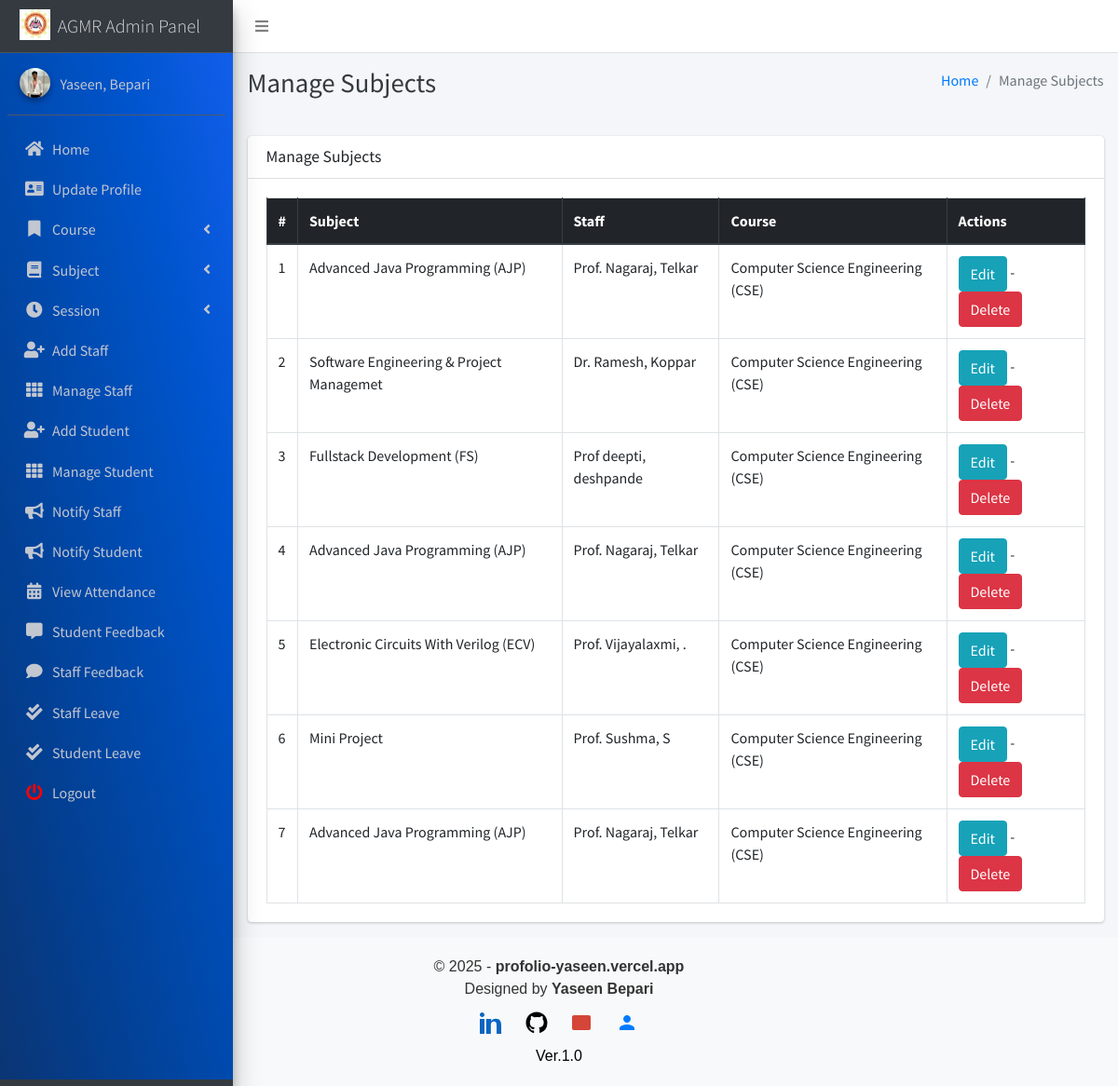
The app's page /subject/manage/ (signed in) with its own data.
### main_app/models.py (models this page shows, shortened)
class CustomUser(AbstractUser):
    USER_TYPE = ((1, "HOD"), (2, "Staff"), (3, "Student"))
    GENDER = [("M", "Male"), ("F", "Female")]
    username = None  # Removed username, using email instead
    email = models.EmailField(unique=True)
    user_type = models.CharField(default=1, choices=USER_TYPE, max_length=1)
    gender = models.CharField(max_length=1, choices=GENDER)
    profile_pic = models.ImageField()
    address = models.TextField()
    fcm_token = models.TextField(default="")  # For firebase notifications
    created_at = models.DateTimeField(auto_now_add=True)
    updated_at = models.DateTimeField(auto_now=True)
    USERNAME_FIELD = "email"
    REQUIRED_FIELDS = []
    objects = CustomUserManager()
    def __str__(self):
        return self.last_name + ", " + self.first_name

class Subject(models.Model):
    name = models.CharField(max_length=120)
    staff = models.ForeignKey(Staff,on_delete=models.CASCADE,)
    course = models.ForeignKey(Course, on_delete=models.CASCADE)
    updated_at = models.DateTimeField(auto_now=True)
    created_at = models.DateTimeField(auto_now_add=True)

class Staff(models.Model):
    course = models.ForeignKey(Course, on_delete=models.DO_NOTHING, null=True, blank=False)
    admin = models.OneToOneField(CustomUser, on_delete=models.CASCADE)

class Course(models.Model):
    name = models.CharField(max_length=120)
    created_at = models.DateTimeField(auto_now_add=True)
    updated_at = models.DateTimeField(auto_now=True)

### main_app/hod_views.py (the view)
# urls.py: path("subject/manage/", hod_views.manage_subject, name='manage_subject'),
def manage_subject(request):
    subjects = Subject.objects.all()
    context = {
        'subjects': subjects,
        'page_title': 'Manage Subjects'
    }
    return render(request, "hod_template/manage_subject.html", context)

### main_app/templates/hod_template/manage_subject.html
{% extends 'main_app/base.html' %}
{% load static %}
{% block page_title %}{{page_title}}{% endblock page_title %}
{% block content %}
<section class="content">
    <div class="container-fluid">
        <div class="row">
            <div class="col-md-12">
                <div class="card">
                    <div class="card-header">
                        <h3 class="card-title">{{page_title}}</h3>
                    </div>
                    <div class="card-body">
                        <table id="example2" class="table table-bordered table-hover">
                            <thead class="thead-dark">
                                <tr>
                                    <th>#</th>
                                    <th>Subject</th>
                                    <th>Staff</th>
                                    <th>Course</th>
                                    <th>Actions</th>
                                </tr>
                            </thead>
                            <tbody>
                                {% for subject in subjects %}
                                <tr>
                                    <td>{{ forloop.counter }}</td>
                                    <td>{{subject.name}}</td>
                                    <td>{{subject.staff.admin}}</td>
                                    <td>{{subject.course.name}}</td>
                                    <td>
                                        <a href="{% url 'edit_subject' subject.id %}" class="btn btn-info">Edit</a> -
                                        <a href="{% url 'delete_subject' subject.id %}" onclick="return confirm('Are you sure you want to delete this ?')" class="btn btn-danger">Delete</a>
                                    </td>
                                </tr>
                                {% endfor %}
                            </tbody>
                        </table>
                    </div>
                </div>
            </div>
        </div>
    </div>
</section>
{% endblock content %}

### main_app/templates/main_app/sidebar_template.html (shortened to what this page needs)
{% load static %}
<aside class="main-sidebar sidebar-dark-info elevation-4">
    {% if request.user.user_type == '1' %}
    <a href="{% url 'admin_home' %}" class="brand-link">
        <img src="{% static 'dist/img/agm logo.jpg' %} " alt="AGMR LOGO"
            class="brand-image " >
        <span class="brand-text font-weight-light" >AGMR Admin Panel</span>
    </a>
    <div class="sidebar" style="background-image: linear-gradient(to right top, #0b3574, #033f91, #004aae, #0054cc, #125eeb);">
        <div class="user-panel mt-3 pb-3 mb-3 d-flex">
            <div class="image">
                <img src="{{ request.user.profile_pic}}" class="img-circle elevation-2" alt="User Image">
            </div>
            <div class="info">
                <a href="#" class="d-block">{{user}}</a>
            </div>
        </div>
        <nav class="mt-2">
            <ul class="nav nav-pills nav-sidebar flex-column" data-widget="treeview" role="menu" data-accordion="false">
                <li class="nav-item">
                    {% url 'admin_home' as admin_home %}
                    <a href="{{admin_home}}" class="nav-link {% if admin_home == request.path %} active {% endif %}">
                        <i class="nav-icon fas fa-home"></i>
                        <p>
                            Home
                        </p>
                    </a>
                </li>
                <li class="nav-item">
                    {% url 'admin_view_profile' as admin_view_profile %}
                    <a href="{{admin_view_profile}}"
                        class="nav-link {% if admin_view_profile == request.path %} active {% endif %}">
                        <i class="nav-icon fas fa-address-card"></i>
                        <p>
                            Update Profile
                        </p>
                    </a>
                </li>
                <li class="nav-item has-treeview">
                    <a href="#" class="nav-link" >
                        <i class="nav-icon fas fa-bookmark"></i>
                        <p>
                            Course
                            <i class="fas fa-angle-left right"></i>
                        </p>
                    </a>
                </li>
                <li class="nav-item has-treeview">
                    <a href="#" class="nav-link">
                        <i class="nav-icon fas fa-book"></i>
                        <p>
                            Subject
                            <i class="fas fa-angle-left right"></i>
                        </p>
                    </a>
                </li>
                <li class="nav-item has-treeview">
                    <a href="#" class="nav-link">
                        <i  class="nav-icon fas fa-clock"></i>
                        <p>
                            Session
                            <i class="fas fa-angle-left right"></i>
                        </p>
                    </a>
                </li>
                <li class="nav-item">
                    {% url 'add_staff' as add_staff %}
                    <a href="{{add_staff}}" class="nav-link {% if add_staff == request.path %} active {% endif %}">
                        <i class="nav-icon fas fa-user-plus"></i>
                        <p>
                            Add Staff
                        </p>
                    </a>
                </li>
                <li class="nav-item">
                    {% url 'manage_staff' as manage_staff %}
                    {% url 'edit_staff' staff_id as edit_staff %}
                    <a href="{{manage_staff}}"
                        class="nav-link {% if manage_staff == request.path or request.path == edit_staff %} active {% endif %}">
                        <i class="nav-icon fas fa-th"></i>
                        <p>
                            Manage Staff
                        </p>
                    </a>
                </li>
                <li class="nav-item">
                    {% url 'add_student' as add_student%}
                    <a href="{{add_student}}" class="nav-link  {% if add_student == request.path %} active {% endif %}">
                        <i class="nav-icon fas fa-user-plus"></i>
                        <p>
                            Add Student
                        </p>
                    </a>
                </li>
                <li class="nav-item">
                    {% url 'manage_student' as manage_student %}
                    {% url 'edit_student' student_id as edit_student %}
                    <a href="{{manage_student}}"
                        class="nav-link  {% if edit_student == request.path or manage_student == request.path %} active {% endif %}">
                        <i class="nav-icon fas fa-th"></i>
                        <p>
                            Manage Student
                        </p>
                    </a>
                </li>
                <li class="nav-item">
                    {% url 'admin_notify_staff' as admin_notify_staff %}
                    <a href="{{admin_notify_staff}}"
                        class="nav-link {% if admin_notify_staff == request.path %} active {% endif %}">
                        <i class="nav-icon fas fa-bullhorn"></i>
                        <p>
                            Notify Staff
                        </p>
                    </a>
                </li>
                <li class="nav-item">
                    {% url 'admin_notify_student' as admin_notify_student %}
                    <a href="{{admin_notify_student}}"
                        class="nav-link {% if admin_notify_student == request.path %} active {% endif %}">
                        <i class="nav-icon fas fa-bullhorn"></i>
                        <p>
                            Notify Student
                        </p>
                    </a>
                </li>
                <li class="nav-item">
                    {% url 'admin_view_attendance' as admin_view_attendance %}
                <li class="nav-item">
                    <a href="{{admin_view_attendance}}"
                        class="nav-link  {% if admin_view_attendance == request.path %} active {% endif %}">
                        <i class="nav-icon fas fa-calendar-alt"></i>
                        <p>
                            View Attendance
                        </p>
                    </a>
                </li>
                <li class="nav-item">
                    {% url 'student_feedback_message' as student_feedback_message %}
                    <a href="{{ student_feedback_message }}"
                        class="nav-link  {% if student_feedback_message == request.path %} active {% endif %}">
                        <i class="nav-icon fas fa-comment-alt"></i>
                        <p>
                            Student Feedback
                        </p>
                    </a>
                </li>
                <li class="nav-item">
                    {% url 'staff_feedback_message' as staff_feedback_message %}
                    <a href="{{staff_feedback_message}}"
                        class="nav-link   {% if staff_feedback_message == request.path %} active {% endif %}">
                        <i  class="nav-icon fas fa-comment"></i>
                        <p>
                            Staff Feedback
                        </p>
                    </a>
                </li>
                <li class="nav-item">
                    {% url 'view_staff_leave' as view_staff_leave %}
                    <a href="{{view_staff_leave}}"
                        class="nav-link  {% if view_staff_leave == request.path %} active {% endif %}">
                        <i  class="nav-icon fas fa-check-double"></i>
                        <p>
                            Staff Leave
                        </p>
                    </a>
                </li>
                <li class="nav-item">
                    {% url 'view_student_leave' as view_student_leave %}
                    <a href="{% url 'view_student_leave' %}"
                        class="nav-link  {% if view_student_leave == request.path %} active {% endif %}">
                        <i  class="nav-icon fas fa-check-double"></i>
                        <p>
                            Student Leave
                        </p>
                    </a>
                </li>
                                        {% endif %}
                                        <li class="nav-item">
                                            <a href="{% url 'user_logout' %}"
                                                onclick="return confirm('Your session would be terminated.\n\nProceed?')"
                                                class="nav-link">
                                                <i  style="color: #ff0000"  class="nav-icon fas fa-power-off"></i>
                                                <p>
                                                    Logout
                                                </p>
                                            </a>
                                        </li>
                                    </ul>
                                </nav>
                            </div>
</aside>

### records on screen
CustomUser: last_name+first_name "Yaseen, Bepari"
Subject: name "Advanced Java Programming (AJP)", staff.admin "Prof. Nagaraj, Telkar", course.name "Computer Science Engineering (CSE)"
Subject: name "Software Engineering & Project Managemet", staff.admin "Dr. Ramesh, Koppar", course.name "Computer Science Engineering (CSE)"
Subject: name "Fullstack Development (FS)", staff.admin "Prof deepti, deshpande", course.name "Computer Science Engineering (CSE)"
Subject: name "Advanced Java Programming (AJP)", staff.admin "Prof. Nagaraj, Telkar", course.name "Computer Science Engineering (CSE)"
Subject: name "Electronic Circuits With Verilog (ECV)", staff.admin "Prof. Vijayalaxmi, .", course.name "Computer Science Engineering (CSE)"
Subject: name "Mini Project", staff.admin "Prof. Sushma, S", course.name "Computer Science Engineering (CSE)"
Subject: name "Advanced Java Programming (AJP)", staff.admin "Prof. Nagaraj, Telkar", course.name "Computer Science Engineering (CSE)"

### other values on screen
{{ page_title }} "Manage Subjects"
